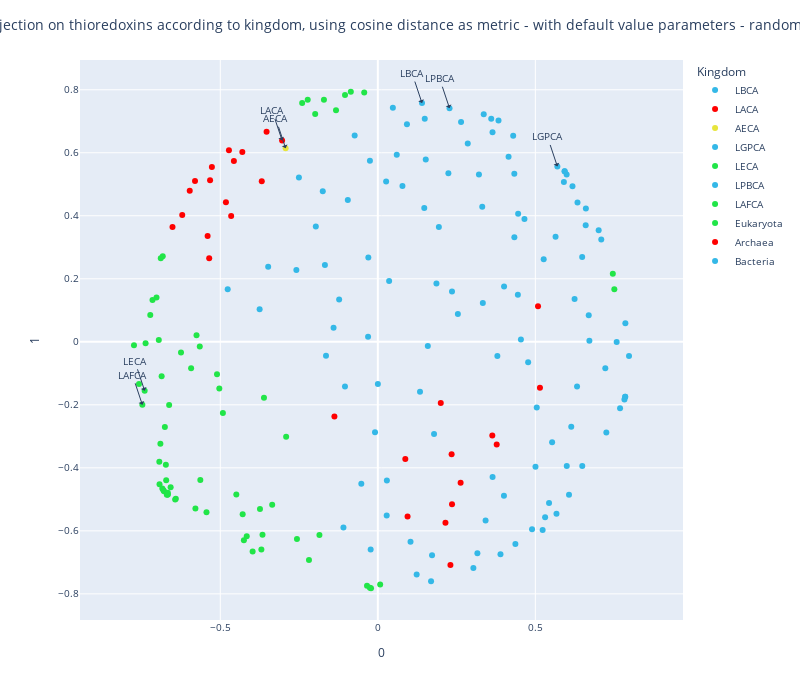

This figure's notebook cell:
### Code cell
mds_trace= plot_embedding_interactive_bis(array_emb = X_m_c_t, df_annot = thioredoxin_color, 
                               show_text = True,
                               labels_name = "Kingdom", 
                               #second_labels_name = "proteins_id", 
                               #labels_text = ['7', '8', '9', '12', '13', '15', '16', '19', '20', '21', '22', '23', '24', '25', '26'], # metazoa
                               #labels_text = ['49','50'], # amoebozoa
                               #labels_text = ['71', '72', '73', '74', '75'], # archaea halobacterial
                               #labels_text = ['27', '28', '29', '32', '33', '24'], # eukaryotic arthropoda
                               #labels_text = ['51','52', '154', '155','156', '157', '158'], # eukaryotic chloroplast
                               #labels_text = ['18', '186','187', '188', '190'], # eukaryotic mitochondrion
                               #labels_text = ['126', '127', '129', '130', '131', '168', '197'], # proteo-/actinobacteria
                               labels_text = ['LBCA', 'LACA', 'AECA', 'LGPCA', 'LECA', 'LPBCA', 'LAFCA'],
                               title = "MDS projection on thioredoxins according to kingdom, using cosine distance as metric - with default value parameters - random state 42",
                               color_palette = trx_palette, 
                               fontsize = 10)
mds_trace.show()

### Figure 1 — Plotly figure (JSON) as saved in the notebook; plotly's stock layout.template omitted (floating-point values rounded to 4 significant figures; data arrays with more than 128 entries replaced by an {"elided": "..."} marker saying what was removed)
{"data": [{"customdata": [["0", "LBCA", "LBCA", "LBCA", "OTHERS"]], "hovertemplate": "<b>%{hovertext}</b><br><br>Kingdom=%{customdata[2]}<br>0=%{x}<br>1=%{y}<br>proteins_id=%{customdata[0]}<br>Species=%{customdata[1]}<br>Family=%{customdata[3]}<br>Color_eukaryota=%{customdata[4]}<extra></extra>", "hovertext": ["LBCA"], "legendgroup": "LBCA", "marker": {"color": "#34b8e7", "symbol": "circle"}, "mode": "markers", "name": "LBCA", "orientation": "v", "showlegend": true, "textposition": "top right", "type": "scatter", "x": [0.1403], "xaxis": "x", "y": [0.7578], "yaxis": "y"}, {"customdata": [["1", "LACA", "LACA", "LACA", "OTHERS"]], "hovertemplate": "<b>%{hovertext}</b><br><br>Kingdom=%{customdata[2]}<br>0=%{x}<br>1=%{y}<br>proteins_id=%{customdata[0]}<br>Species=%{customdata[1]}<br>Family=%{customdata[3]}<br>Color_eukaryota=%{customdata[4]}<extra></extra>", "hovertext": ["LACA"], "legendgroup": "LACA", "marker": {"color": "#ff0000", "symbol": "circle"}, "mode": "markers", "name": "LACA", "orientation": "v", "showlegend": true, "textposition": "top right", "type": "scatter", "x": [-0.3038], "xaxis": "x", "y": [0.6391], "yaxis": "y"}, {"customdata": [["2", "AECA", "AECA", "AECA", "OTHERS"]], "hovertemplate": "<b>%{hovertext}</b><br><br>Kingdom=%{customdata[2]}<br>0=%{x}<br>1=%{y}<br>proteins_id=%{customdata[0]}<br>Species=%{customdata[1]}<br>Family=%{customdata[3]}<br>Color_eukaryota=%{customdata[4]}<extra></extra>", "hovertext": ["AECA"], "legendgroup": "AECA", "marker": {"color": "#e7e53c", "symbol": "circle"}, "mode": "markers", "name": "AECA", "orientation": "v", "showlegend": true, "textposition": "top right", "type": "scatter", "x": [-0.2926], "xaxis": "x", "y": [0.6144], "yaxis": "y"}, {"customdata": [["3", "LGPCA", "LGPCA", "LGPCA", "OTHERS"]], "hovertemplate": "<b>%{hovertext}</b><br><br>Kingdom=%{customdata[2]}<br>0=%{x}<br>1=%{y}<br>proteins_id=%{customdata[0]}<br>Species=%{customdata[1]}<br>Family=%{customdata[3]}<br>Color_eukaryota=%{customdata[4]}<extra></extra>", "hovertext": ["LGPCA"], "legendgroup": "LGPCA", "marker": {"color": "#34b8e7", "symbol": "circle"}, "mode": "markers", "name": "LGPCA", "orientation": "v", "showlegend": true, "textposition": "top right", "type": "scatter", "x": [0.5699], "xaxis": "x", "y": [0.5566], "yaxis": "y"}, {"customdata": [["4", "LECA", "LECA", "LECA", "OTHERS"]], "hovertemplate": "<b>%{hovertext}</b><br><br>Kingdom=%{customdata[2]}<br>0=%{x}<br>1=%{y}<br>proteins_id=%{customdata[0]}<br>Species=%{customdata[1]}<br>Family=%{customdata[3]}<br>Color_eukaryota=%{customdata[4]}<extra></extra>", "hovertext": ["LECA"], "legendgroup": "LECA", "marker": {"color": "#21e548", "symbol": "circle"}, "mode": "markers", "name": "LECA", "orientation": "v", "showlegend": true, "textposition": "top right", "type": "scatter", "x": [-0.74], "xaxis": "x", "y": [-0.1555], "yaxis": "y"}, {"customdata": [["5", "LPBCA", "LPBCA", "LPBCA", "OTHERS"]], "hovertemplate": "<b>%{hovertext}</b><br><br>Kingdom=%{customdata[2]}<br>0=%{x}<br>1=%{y}<br>proteins_id=%{customdata[0]}<br>Species=%{customdata[1]}<br>Family=%{customdata[3]}<br>Color_eukaryota=%{customdata[4]}<extra></extra>", "hovertext": ["LPBCA"], "legendgroup": "LPBCA", "marker": {"color": "#34b8e7", "symbol": "circle"}, "mode": "markers", "name": "LPBCA", "orientation": "v", "showlegend": true, "textposition": "top right", "type": "scatter", "x": [0.2276], "xaxis": "x", "y": [0.7414], "yaxis": "y"}, {"customdata": [["6", "LAFCA", "LAFCA", "LAFCA", "OTHERS"]], "hovertemplate": "<b>%{hovertext}</b><br><br>Kingdom=%{customdata[2]}<br>0=%{x}<br>1=%{y}<br>proteins_id=%{customdata[0]}<br>Species=%{customdata[1]}<br>Family=%{customdata[3]}<br>Color_eukaryota=%{customdata[4]}<extra></extra>", "hovertext": ["LAFCA"], "legendgroup": "LAFCA", "marker": {"color": "#21e548", "symbol": "circle"}, "mode": "markers", "name": "LAFCA", "orientation": "v", "showlegend": true, "textposition": "top right", "type": "scatter", "x": [-0.7473], "xaxis": "x", "y": [-0.2], "yaxis": "y"}, {"customdata": {"elided": "65x5 str values"}, "hovertemplate": "<b>%{hovertext}</b><br><br>Kingdom=%{customdata[2]}<br>0=%{x}<br>1=%{y}<br>proteins_id=%{customdata[0]}<br>Species=%{customdata[1]}<br>Family=%{customdata[3]}<br>Color_eukaryota=%{customdata[4]}<extra></extra>", "hovertext": ["Eukaryota", "Eukaryota", "Eukaryota", "Eukaryota", "Eukaryota", "Eukaryota", "Eukaryota", "Eukaryota", "Eukaryota", "Eukaryota", "Eukaryota", "Eukaryota", "Eukaryota", "Eukaryota", "Eukaryota", "Eukaryota", "Eukaryota", "Eukaryota", "Eukaryota", "Eukaryota", "Eukaryota", "Eukaryota", "Eukaryota", "Eukaryota", "Eukaryota", "Eukaryota", "Eukaryota", "Eukaryota", "Eukaryota", "Eukaryota", "Eukaryota", "Eukaryota", "Eukaryota", "Eukaryota", "Eukaryota", "Eukaryota", "Eukaryota", "Eukaryota", "Eukaryota", "Eukaryota", "Eukaryota", "Eukaryota", "Eukaryota", "Eukaryota", "Eukaryota", "Eukaryota", "Eukaryota", "Eukaryota", "Eukaryota", "Eukaryota", "Eukaryota", "Eukaryota", "Eukaryota", "Eukaryota", "Eukaryota", "Eukaryota", "Eukaryota", "Eukaryota", "Eukaryota", "Eukaryota", "Eukaryota", "Eukaryota", "Eukaryota", "Eukaryota", "Eukaryota"], "legendgroup": "Eukaryota", "marker": {"color": "#21e548", "symbol": "circle"}, "mode": "markers", "name": "Eukaryota", "orientation": "v", "showlegend": true, "textposition": "top right", "type": "scatter", "x": [-0.6839, -0.6805, -0.6787, -0.6928, -0.6411, -0.6432, -0.6576, -0.6669, -0.6669, -0.6697, -0.6666, 0.007442, -0.6717, -0.6727, -0.6935, -0.579, -0.5438, -0.6759, -0.6901, -0.5633, -0.4251, -0.4161, -0.429, -0.3973, -0.366, -0.374, -0.3695, -0.4491, -0.3352, -0.2566, -0.7222, -0.7025, -0.7151, -0.2909, -0.3614, -0.5104, -0.503, -0.5926, -0.5754, -0.5651, -0.6862, -0.7371, -0.774, -0.6952, -0.2225, 0.7507, -0.1041, 0.7459, -0.1988, -0.6623, -0.7581, -0.2185, -0.6247, -0.1853, -0.4917, -0.08567, -0.171, -0.1327, -0.04315, -0.2401, -0.6827, -0.03427, -0.6889, -0.02155, -0.02518], "xaxis": "x", "y": [-0.4656, -0.4715, -0.4743, -0.452, -0.4981, -0.5006, -0.4615, -0.4846, -0.4846, -0.4858, -0.4791, -0.7703, -0.4394, -0.3904, -0.3808, -0.5295, -0.5409, -0.2704, -0.3237, -0.4388, -0.6302, -0.6172, -0.547, -0.6658, -0.612, -0.5307, -0.6592, -0.485, -0.5175, -0.6256, 0.0853, 0.1404, 0.1324, -0.3015, -0.1773, -0.1028, -0.1479, -0.08357, 0.02103, -0.01472, -0.1092, -0.004929, -0.0108, 0.005824, 0.7684, 0.1671, 0.783, 0.216, 0.7232, -0.2009, -0.1341, -0.6924, -0.03427, -0.613, -0.2258, 0.7937, 0.7683, 0.7352, 0.7913, 0.7579, 0.2719, -0.774, 0.2654, -0.7822, -0.781], "yaxis": "y"}, {"customdata": {"elided": "28x5 str values"}, "hovertemplate": "<b>%{hovertext}</b><br><br>Kingdom=%{customdata[2]}<br>0=%{x}<br>1=%{y}<br>proteins_id=%{customdata[0]}<br>Species=%{customdata[1]}<br>Family=%{customdata[3]}<br>Color_eukaryota=%{customdata[4]}<extra></extra>", "hovertext": ["Archaea", "Archaea", "Archaea", "Archaea", "Archaea", "Archaea", "Archaea", "Archaea", "Archaea", "Archaea", "Archaea", "Archaea", "Archaea", "Archaea", "Archaea", "Archaea", "Archaea", "Archaea", "Archaea", "Archaea", "Archaea", "Archaea", "Archaea", "Archaea", "Archaea", "Archaea", "Archaea", "Archaea"], "legendgroup": "Archaea", "marker": {"color": "#ff0000", "symbol": "circle"}, "mode": "markers", "name": "Archaea", "orientation": "v", "showlegend": true, "textposition": "top right", "type": "scatter", "x": [-0.353, 0.5085, -0.3684, -0.4821, 0.5146, -0.4655, 0.09439, 0.08728, 0.1998, 0.2355, 0.2147, 0.3634, 0.2628, 0.2342, -0.5352, -0.1378, 0.3774, -0.5324, -0.5266, -0.597, -0.5802, -0.6208, -0.5402, -0.43, -0.4568, -0.4725, -0.6517, 0.2304], "xaxis": "x", "y": [0.667, 0.1129, 0.5093, 0.443, -0.1455, 0.3991, -0.5542, -0.3722, -0.1939, -0.5153, -0.5744, -0.2972, -0.4471, -0.3573, 0.2649, -0.237, -0.3258, 0.513, 0.5548, 0.4791, 0.5106, 0.4022, 0.3355, 0.6022, 0.5736, 0.6077, 0.3646, -0.7084], "yaxis": "y"}, {"customdata": {"elided": "110x5 str values"}, "hovertemplate": "<b>%{hovertext}</b><br><br>Kingdom=%{customdata[2]}<br>0=%{x}<br>1=%{y}<br>proteins_id=%{customdata[0]}<br>Species=%{customdata[1]}<br>Family=%{customdata[3]}<br>Color_eukaryota=%{customdata[4]}<extra></extra>", "hovertext": ["Bacteria", "Bacteria", "Bacteria", "Bacteria", "Bacteria", "Bacteria", "Bacteria", "Bacteria", "Bacteria", "Bacteria", "Bacteria", "Bacteria", "Bacteria", "Bacteria", "Bacteria", "Bacteria", "Bacteria", "Bacteria", "Bacteria", "Bacteria", "Bacteria", "Bacteria", "Bacteria", "Bacteria", "Bacteria", "Bacteria", "Bacteria", "Bacteria", "Bacteria", "Bacteria", "Bacteria", "Bacteria", "Bacteria", "Bacteria", "Bacteria", "Bacteria", "Bacteria", "Bacteria", "Bacteria", "Bacteria", "Bacteria", "Bacteria", "Bacteria", "Bacteria", "Bacteria", "Bacteria", "Bacteria", "Bacteria", "Bacteria", "Bacteria", "Bacteria", "Bacteria", "Bacteria", "Bacteria", "Bacteria", "Bacteria", "Bacteria", "Bacteria", "Bacteria", "Bacteria", "Bacteria", "Bacteria", "Bacteria", "Bacteria", "Bacteria", "Bacteria", "Bacteria", "Bacteria", "Bacteria", "Bacteria", "Bacteria", "Bacteria", "Bacteria", "Bacteria", "Bacteria", "Bacteria", "Bacteria", "Bacteria", "Bacteria", "Bacteria", "Bacteria", "Bacteria", "Bacteria", "Bacteria", "Bacteria", "Bacteria", "Bacteria", "Bacteria", "Bacteria", "Bacteria", "Bacteria", "Bacteria", "Bacteria", "Bacteria", "Bacteria", "Bacteria", "Bacteria", "Bacteria", "Bacteria", "Bacteria", "Bacteria", "Bacteria", "Bacteria", "Bacteria", "Bacteria", "Bacteria", "Bacteria", "Bacteria", "Bacteria", "Bacteria"], "legendgroup": "Bacteria", "marker": {"color": "#34b8e7", "symbol": "circle"}, "mode": "markers", "name": "Bacteria", "orientation": "v", "showlegend": true, "textposition": "top right", "type": "scatter", "x": [-0.05236, -0.4765, 0.1721, -0.1042, -0.02271, -0.1091, 0.5997, -0.03091, -0.1645, 0.1938, 0.4008, 0.4542, 0.4445, 0.2355, 0.3333, 0.254, 0.1587, -0.1968, -0.1227, -0.03007, -0.1747, 0.6715, -0.008909, 0.0001769, 0.6323, 0.149, 0.02873, 0.224, -0.09522, -0.2505, 0.614, -0.1405, 0.5532, 0.02819, 0.321, 0.6489, 0.3033, 0.3893, 0.5435, 0.5671, 0.531, 0.5231, 0.1689, 0.3161, 0.03591, 0.4772, 0.6246, 0.6486, 0.5642, 0.3794, 0.6694, 0.4003, 0.3643, 0.3421, 0.1233, 0.1785, 0.1339, 0.5004, -0.1679, 0.3641, 0.4297, 0.3362, 0.3831, 0.3599, 0.722, 0.7581, 0.1522, 0.06015, 0.0477, -0.07346, -0.2585, 0.1474, 0.09246, 0.4367, 0.7973, 0.5265, 0.2854, 0.2642, 0.7857, 0.4333, 0.415, -0.02504, 0.07822, 0.0264, -0.3751, 0.1038, -0.348, 0.4654, 0.4454, 0.4334, 0.3314, 0.5044, 0.7009, 0.6337, 0.6598, 0.7092, 0.7253, 0.4895, 0.6068, 0.6604, 0.6178, 0.5906, 0.593, 0.5992, 0.593, 0.7852, 0.7852, 0.7828, 0.7689, 0.186], "xaxis": "x", "y": [-0.4508, 0.1667, -0.6778, -0.1421, -0.6592, -0.5897, -0.3943, 0.01566, -0.04436, 0.3644, 0.1756, 0.007652, 0.1495, 0.1595, 0.1233, 0.08857, -0.01366, 0.3663, 0.1339, 0.2673, 0.4782, 0.003741, -0.2872, -0.1336, -0.1418, 0.7083, -0.4405, 0.5352, 0.4501, 0.5219, -0.2693, 0.04453, -0.3185, -0.5513, 0.5313, -0.3939, -0.7183, -0.6742, -0.5116, -0.5458, -0.5565, -0.5973, -0.7603, -0.6709, 0.1933, -0.06482, 0.1357, 0.2695, 0.3338, -0.04485, 0.08442, -0.4884, -0.4292, -0.5669, -0.7383, -0.2924, -0.1581, -0.3964, 0.2436, 0.6653, 0.6539, 0.7222, 0.7021, 0.7076, -0.08367, -0.0004983, 0.5785, 0.594, 0.7428, 0.6547, 0.2282, 0.4247, 0.6906, -0.642, -0.04543, 0.2619, 0.6295, 0.6979, 0.05871, 0.5334, 0.5873, 0.5747, 0.4945, 0.5091, 0.1037, -0.6349, 0.2379, 0.3895, 0.4066, 0.332, 0.429, -0.2081, 0.3543, 0.4425, 0.3702, 0.3246, -0.2878, -0.5953, -0.4852, 0.4235, 0.4934, 0.5074, 0.5416, 0.5312, 0.5416, -0.1741, -0.1741, -0.183, -0.2106, 0.1853], "yaxis": "y"}], "layout": {"annotations": [{"arrowhead": 1, "showarrow": true, "text": "LBCA", "x": 0.1403, "y": 0.7578}, {"arrowhead": 1, "showarrow": true, "text": "LACA", "x": -0.3038, "y": 0.6391}, {"arrowhead": 1, "showarrow": true, "text": "AECA", "x": -0.2926, "y": 0.6144}, {"arrowhead": 1, "showarrow": true, "text": "LGPCA", "x": 0.5699, "y": 0.5566}, {"arrowhead": 1, "showarrow": true, "text": "LECA", "x": -0.74, "y": -0.1555}, {"arrowhead": 1, "showarrow": true, "text": "LPBCA", "x": 0.2276, "y": 0.7414}, {"arrowhead": 1, "showarrow": true, "text": "LAFCA", "x": -0.7473, "y": -0.2}], "font": {"size": 10}, "height": 700, "legend": {"title": {"text": "Kingdom"}, "tracegroupgap": 0}, "margin": {"t": 60}, "title": {"text": "MDS projection on thioredoxins according to kingdom, using cosine distance as metric - with default value parameters - random state 42", "x": 0.5}, "width": 800, "xaxis": {"anchor": "y", "autorange": true, "domain": [0, 1], "range": [-0.931, 0.9544], "title": {"text": "0"}, "type": "linear"}, "yaxis": {"anchor": "x", "autorange": true, "domain": [0, 1], "range": [-0.883, 0.8944], "scaleanchor": "x", "scaleratio": 1, "title": {"text": "1"}, "type": "linear"}}}
